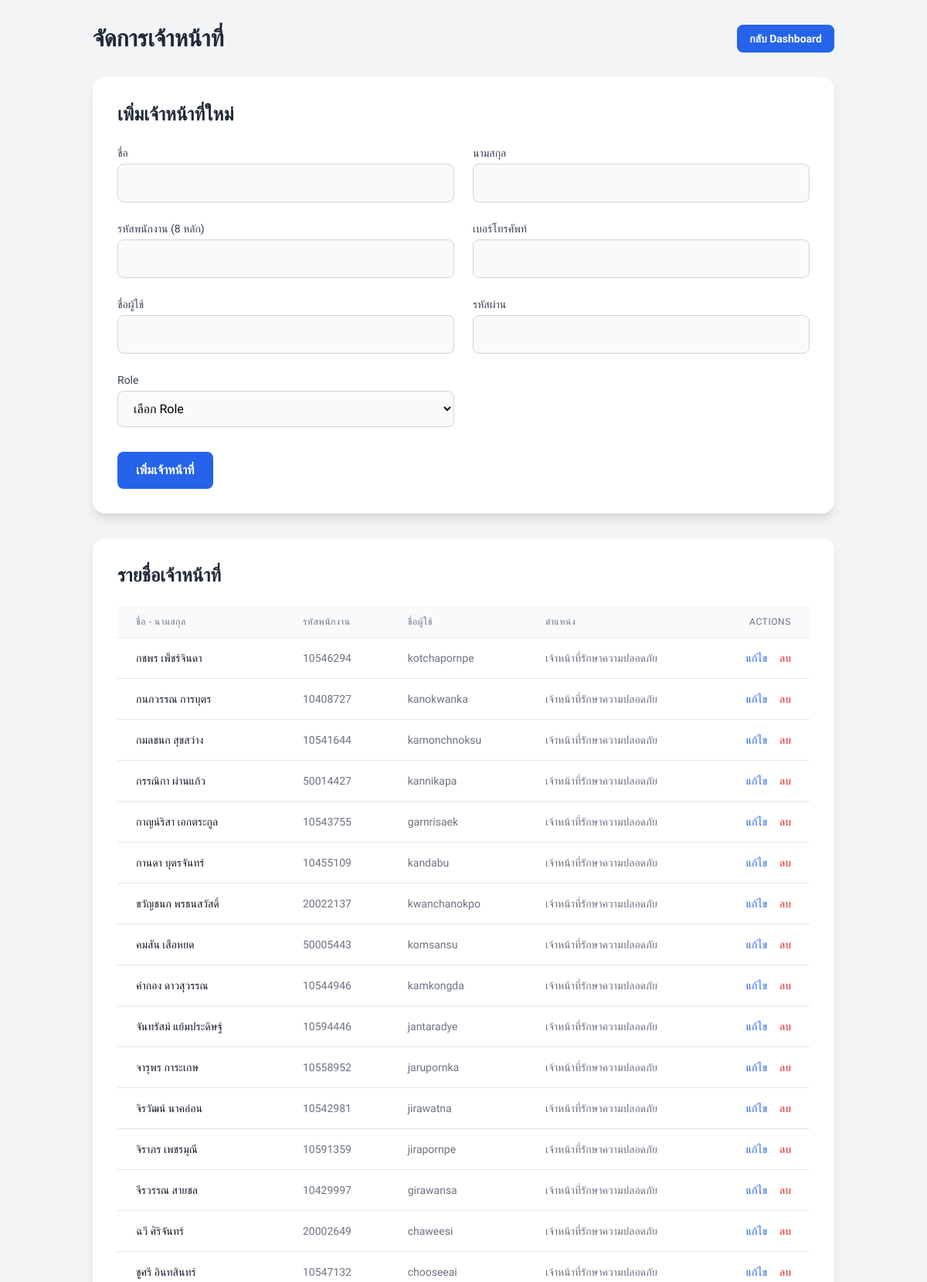
The app's page /manage_officers.php (signed in, upper part) with its own data.
### tables this page shows
CREATE TABLE `users` (
  `id` int NOT NULL AUTO_INCREMENT,
  `username` varchar(50) NOT NULL,
  `password` varchar(255) NOT NULL,
  `first_name` varchar(50) NOT NULL,
  `last_name` varchar(50) NOT NULL,
  `eng_first_name` varchar(50) DEFAULT NULL,
  `eng_last_name` varchar(50) DEFAULT NULL,
  `employee_id` varchar(8) NOT NULL,
  `phone_number` varchar(20) NOT NULL,
  `user_type` enum('admin','officer') NOT NULL DEFAULT 'officer',
  `role_id` int DEFAULT NULL,
  `created_at` timestamp NOT NULL DEFAULT CURRENT_TIMESTAMP,
  PRIMARY KEY (`id`),
  UNIQUE KEY `username` (`username`),
  UNIQUE KEY `employee_id` (`employee_id`),
  KEY `idx_users_username` (`username`),
  KEY `idx_users_employee_id` (`employee_id`),
  KEY `idx_users_role_id` (`role_id`),
  KEY `idx_users_user_type` (`user_type`),
  CONSTRAINT `users_ibfk_1` FOREIGN KEY (`role_id`) REFERENCES `roles` (`id`) ON DELETE SET NULL
);

CREATE TABLE `roles` (
  `id` int NOT NULL AUTO_INCREMENT,
  `role_name` varchar(255) NOT NULL,
  PRIMARY KEY (`id`),
  UNIQUE KEY `role_name` (`role_name`)
);

### manage_officers.php (the view, shortened to what this page needs)
<?php
require_once "check_permissions.php";
$back_link = 'dashboard.php';
$back_link_text = 'กลับ Dashboard';
$csrf_token = $_SESSION['csrf_token'];
function getOfficers($conn) {
    $officers = [];
    $sql = "SELECT u.id, u.first_name, u.last_name, u.employee_id, u.phone_number, u.username, r.role_name
            FROM users u
            LEFT JOIN roles r ON u.role_id = r.id
            WHERE u.user_type = 'officer'
            ORDER BY u.first_name, u.last_name";
    $stmt = $conn->prepare($sql);
    if ($stmt) {
        $stmt->execute();
        $result = $stmt->get_result();
        while ($row = $result->fetch_assoc()) {
            $officers[] = $row;
        }
        return $officers;
    }
    return null;
}
$officers = getOfficers($conn);
?>
<!DOCTYPE html>
<html lang="th">
<head>
    <script src="https://cdn.tailwindcss.com"></script>
</head>
<body class="bg-gray-100">
    <div class="container mx-auto p-4 sm:p-6 lg:p-8">
        <header class="mb-8">
            <div class="flex justify-between items-center">
                 <h1 class="text-3xl font-bold text-gray-800">จัดการเจ้าหน้าที่</h1>
                 <a href="<?php echo $back_link; ?>" class="text-sm bg-blue-600 text-white font-bold py-2 px-4 rounded-lg hover:bg-blue-700 transition-colors"><?php echo $back_link_text; ?></a>
            </div>
        </header>
        <div class="bg-white rounded-2xl shadow-lg p-6 md:p-8 mb-8">
            <h2 class="text-2xl font-bold mb-6 text-gray-800">เพิ่มเจ้าหน้าที่ใหม่</h2>
            <form action="<?php echo htmlspecialchars($_SERVER["PHP_SELF"]); ?>" method="post">
                <div class="grid grid-cols-1 md:grid-cols-2 gap-6">
                    <div>
                        <label for="first_name" class="block text-sm font-medium text-gray-700 mb-1">ชื่อ</label>
                        <input type="text" name="first_name" id="first_name" class="form-input w-full px-4 py-3 bg-gray-50 border border-gray-300 rounded-lg" required>
                    </div>
                    <div>
                        <label for="last_name" class="block text-sm font-medium text-gray-700 mb-1">นามสกุล</label>
                        <input type="text" name="last_name" id="last_name" class="form-input w-full px-4 py-3 bg-gray-50 border border-gray-300 rounded-lg" required>
                    </div>
                    <div>
                        <label for="employee_id" class="block text-sm font-medium text-gray-700 mb-1">รหัสพนักงาน (8 หลัก)</label>
                        <input type="text" name="employee_id" id="employee_id" pattern="[0-9]{8}" title="รหัสพนักงานต้องเป็นตัวเลข 8 หลัก" maxlength="8" class="form-input w-full px-4 py-3 bg-gray-50 border border-gray-300 rounded-lg" required>
                    </div>
                    <div>
                        <label for="phone_number" class="block text-sm font-medium text-gray-700 mb-1">เบอร์โทรศัพท์</label>
                        <input type="tel" name="phone_number" id="phone_number" pattern="[0-9]{10}" maxlength="10" oninput="this.value = this.value.replace(/[^0-9]/g, '');" title="กรุณากรอกเบอร์โทรศัพท์ 10 หลัก" class="form-input w-full px-4 py-3 bg-gray-50 border border-gray-300 rounded-lg" required>
                    </div>
                     <div>
                        <label for="username" class="block text-sm font-medium text-gray-700 mb-1">ชื่อผู้ใช้</label>
                        <input type="text" name="username" id="username" class="form-input w-full px-4 py-3 bg-gray-50 border border-gray-300 rounded-lg" required>
                    </div>
                    <div>
                        <label for="password" class="block text-sm font-medium text-gray-700 mb-1">รหัสผ่าน</label>
                        <input type="password" name="password" id="password" class="form-input w-full px-4 py-3 bg-gray-50 border border-gray-300 rounded-lg" required>
                    </div>
                    <div>
                        <label for="role_id" class="block text-sm font-medium text-gray-700 mb-1">Role</label>
                        <select name="role_id" id="role_id" class="form-select w-full px-4 py-3 bg-gray-50 border border-gray-300 rounded-lg" required>
                            <option value="">เลือก Role</option>
                        </select>
                    </div>
                </div>
                <div class="mt-8">
                    <button type="submit" name="add_officer" class="w-full md:w-auto bg-blue-600 text-white font-bold py-3 px-6 rounded-lg hover:bg-blue-700">เพิ่มเจ้าหน้าที่</button>
                </div>
            </form>
        </div>
        <div class="bg-white rounded-2xl shadow-lg p-6 md:p-8">
            <h2 class="text-2xl font-bold mb-6 text-gray-800">รายชื่อเจ้าหน้าที่</h2>
            <div class="overflow-x-auto">
                <table class="min-w-full divide-y divide-gray-200">
                    <thead class="bg-gray-50">
                        <tr>
                            <th scope="col" class="px-6 py-3 text-left text-xs font-medium text-gray-500 uppercase tracking-wider">ชื่อ - นามสกุล</th>
                            <th scope="col" class="px-6 py-3 text-left text-xs font-medium text-gray-500 uppercase tracking-wider">รหัสพนักงาน</th>
                            <th scope="col" class="px-6 py-3 text-left text-xs font-medium text-gray-500 uppercase tracking-wider">ชื่อผู้ใช้</th>
                            <th scope="col" class="px-6 py-3 text-left text-xs font-medium text-gray-500 uppercase tracking-wider">ตำแหน่ง</th>
                            <th scope="col" class="px-6 py-3 text-right text-xs font-medium text-gray-500 uppercase tracking-wider">Actions</th>
                        </tr>
                    </thead>
                    <tbody class="bg-white divide-y divide-gray-200">
                        <?php
                        if (empty($officers)) {
                            echo '<tr><td colspan="5" class="px-6 py-4 text-center text-gray-500">ไม่พบข้อมูลเจ้าหน้าที่</td></tr>';
                        } else {
                            foreach ($officers as $officer) {
                                echo '<tr>' .
                                     '<td class="px-6 py-4 whitespace-nowrap text-sm font-medium text-gray-900">' . htmlspecialchars($officer['first_name'] . ' ' . $officer['last_name']) . '</td>' .
                                     '<td class="px-6 py-4 whitespace-nowrap text-sm text-gray-500">' . htmlspecialchars($officer['employee_id']) . '</td>' .
                                     '<td class="px-6 py-4 whitespace-nowrap text-sm text-gray-500">' . htmlspecialchars($officer['username']) . '</td>' .
                                     '<td class="px-6 py-4 whitespace-nowrap text-sm text-gray-500">' . htmlspecialchars($officer['role_name'] ?? 'N/A') . '</td>' .
                                     '<td class="px-6 py-4 whitespace-nowrap text-right text-sm font-medium">' .
                                     '<a href="edit_officer.php?id=' . $officer['id'] . '" class="text-blue-600 hover:text-blue-900 mr-4">แก้ไข</a>' .
                                     '<form action="' . htmlspecialchars($_SERVER["PHP_SELF"]) . '" method="post" onsubmit="return confirm(\'คุณแน่ใจหรือไม่ว่าต้องการลบเจ้าหน้าที่คนนี้?\');" style="display: inline;">' .
                                     '<input type="hidden" name="officer_id" value="' . $officer['id'] . '">' .
                                     '<input type="hidden" name="csrf_token" value="' . $csrf_token . '">' .
                                     '<button type="submit" name="remove_officer" class="text-red-600 hover:text-red-900">ลบ</button>' .
                                     '</form>' .
                                     '</td>' .
                                     '</tr>';
                            }
                        }
                        ?>
                    </tbody>
                </table>
            </div>
        </div>
    </div>
</body>
</html>

### manage_officers.php (style rules this page uses)
body { font-family: 'Sarabun', sans-serif; }

### records on screen
users: first_name+last_name "กชพร เพ็ชร์จินดา", employee "10546294", username "kotchapornpe", role.role_name "เจ้าหน้าที่รักษาความปลอดภัย"
users: first_name+last_name "กนกวรรณ การบุตร", employee "10408727", username "kanokwanka", role.role_name "เจ้าหน้าที่รักษาความปลอดภัย"
users: first_name+last_name "กมลชนก สุขสว่าง", employee "10541644", username "kamonchnoksu", role.role_name "เจ้าหน้าที่รักษาความปลอดภัย"
users: first_name+last_name "กรรณิกา ผ่านแก้ว", employee "50014427", username "kannikapa", role.role_name "เจ้าหน้าที่รักษาความปลอดภัย"
users: first_name+last_name "กาญน์ริสา เอกตระกูล", employee "10543755", username "garnrisaek", role.role_name "เจ้าหน้าที่รักษาความปลอดภัย"
users: first_name+last_name "กานดา บุตรจันทร์", employee "10455109", username "kandabu", role.role_name "เจ้าหน้าที่รักษาความปลอดภัย"
users: first_name+last_name "ขวัญชนก พรธนสวัสดิ์", employee "20022137", username "kwanchanokpo", role.role_name "เจ้าหน้าที่รักษาความปลอดภัย"
users: first_name+last_name "คมสัน เสือหยด", employee "50005443", username "komsansu", role.role_name "เจ้าหน้าที่รักษาความปลอดภัย"
users: first_name+last_name "คำกอง ดาวสุวรรณ", employee "10544946", username "kamkongda", role.role_name "เจ้าหน้าที่รักษาความปลอดภัย"
users: first_name+last_name "จันทรัสม์ แย้มประดิษฐ์", employee "10594446", username "jantaradye", role.role_name "เจ้าหน้าที่รักษาความปลอดภัย"
users: first_name+last_name "จารุพร การะเกษ", employee "10558952", username "jarupornka", role.role_name "เจ้าหน้าที่รักษาความปลอดภัย"
users: first_name+last_name "จิรวัฒน์ นาคอ่อน", employee "10542981", username "jirawatna", role.role_name "เจ้าหน้าที่รักษาความปลอดภัย"
users: first_name+last_name "จิราภร เพชรมุณี", employee "10591359", username "jirapornpe", role.role_name "เจ้าหน้าที่รักษาความปลอดภัย"
users: first_name+last_name "จีรวรรณ สายชล", employee "10429997", username "girawansa", role.role_name "เจ้าหน้าที่รักษาความปลอดภัย"
users: first_name+last_name "ฉวี ศิริจันทร์", employee "20002649", username "chaweesi", role.role_name "เจ้าหน้าที่รักษาความปลอดภัย"
users: first_name+last_name "ชูศรี อินทสินทร์", employee "10547132", username "chooseeai", role.role_name "เจ้าหน้าที่รักษาความปลอดภัย"

### other values on screen
$back_link_text "กลับ Dashboard"
